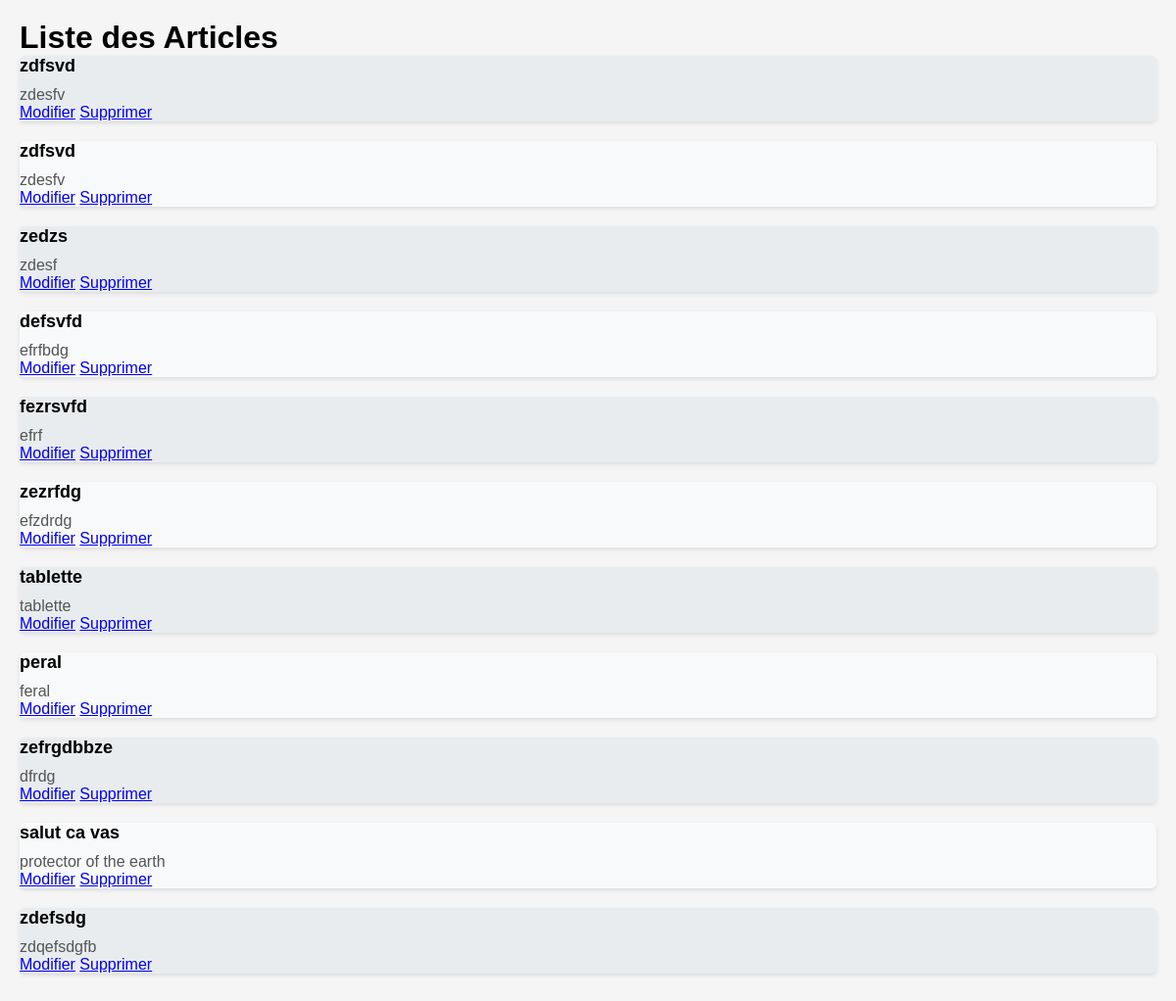
/articles, run on an earlier commit of the app's database.
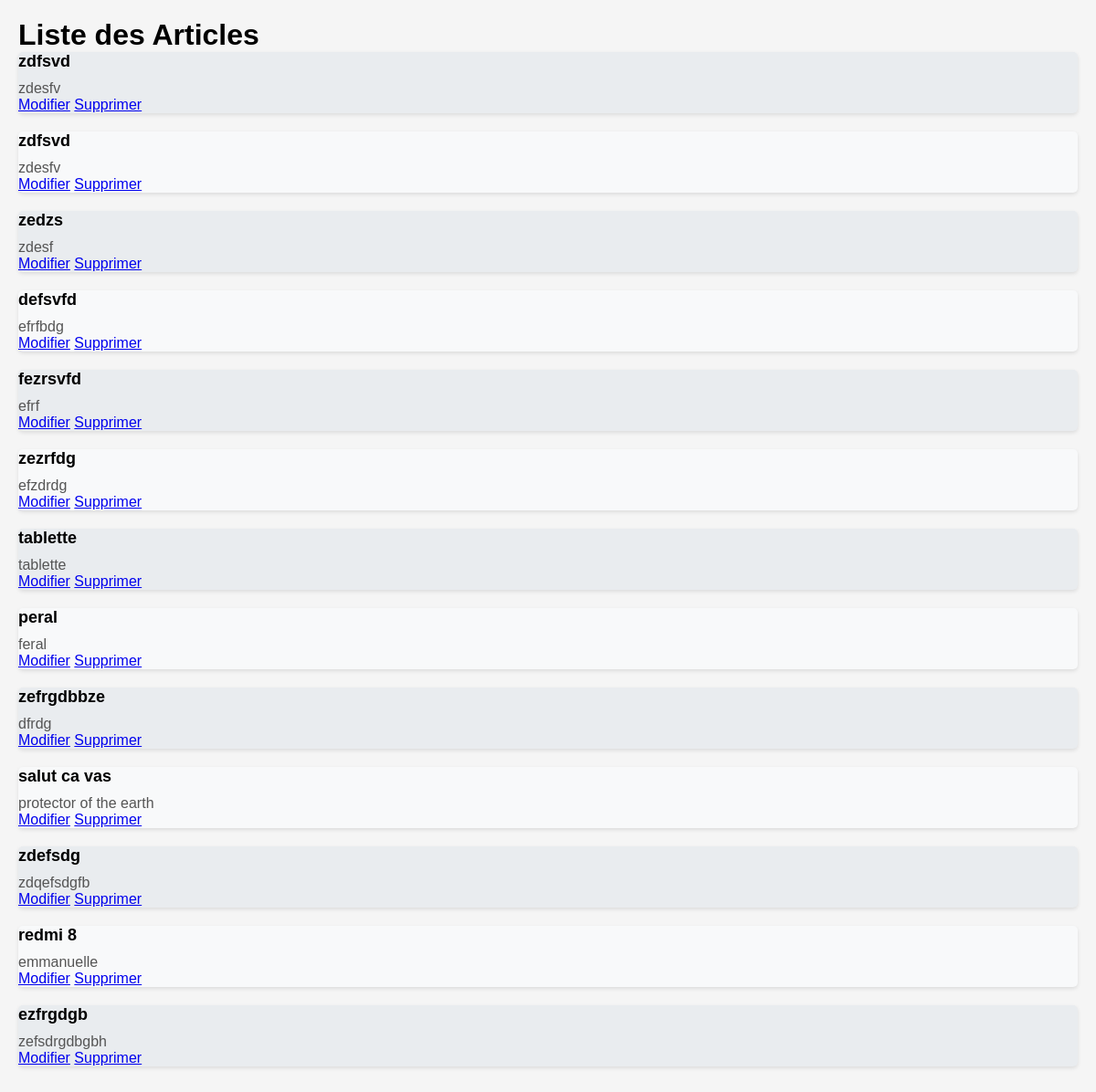
And on a later commit of the database.
### tables this page shows
CREATE TABLE articles (
                    article_id INTEGER PRIMARY KEY AUTOINCREMENT,
                    title TEXT,
                    content TEXT
                  );

### main.py (the view)
@app.get("/articles", response_class=HTMLResponse)
async def list_articles(request: Request):
    cursor.execute("SELECT title, content , article_id FROM articles")
    articles = cursor.fetchall()
    articles_list = [{"title": article[0], "content": article[1] , "article_id": article[2]} for article in articles]
    return templates.TemplateResponse("articles_list.html", context={"request": request, "articles": articles_list})

### templates/articles_list.html (shortened to what this page needs)
<!DOCTYPE html>
<html>
<head>
</head>
<body>
    <h1>Liste des Articles</h1>
    <div class="article-list">
        {% for article in articles %}
            <div class="article-card">
                <h2 class="article-title">{{ article.title }}</h2>
                <p class="article-content">{{ article.content }}</p>
                <a class="update-link" href="/articles/{{article.article_id}}/update">Modifier</a>
                <a class="delete-link" href="/articles/{{article.article_id}}/delete">Supprimer</a>
            </div>
        {% endfor %}
    </div>
</body>
</html>

What changed in the data, as far as the page shows it:
added articles: title "redmi 8", content "emmanuelle"
added articles: title "ezfrgdgb", content "zefsdrgdbgbh"
